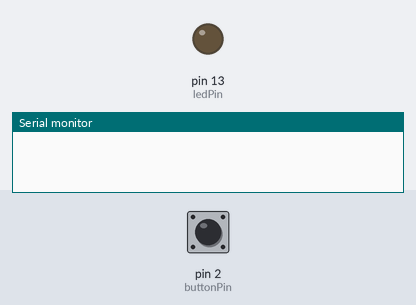
Bench run of a sketch on a simulated Arduino Uno, built with avr-gcc and run on an emulated ATmega328P. Shown: output pins drawn as LEDs (lit = HIGH), the last lines printed to the serial monitor. Dashed ring = blinking. The inputs (shaded band) are chosen by the test bench; at power-on: pin 2 (buttonPin) LOW.

Above: at 1.2 s.
1.3 s: pin 2 (buttonPin) pulled HIGH for 0.15 s
At 2.4 s:
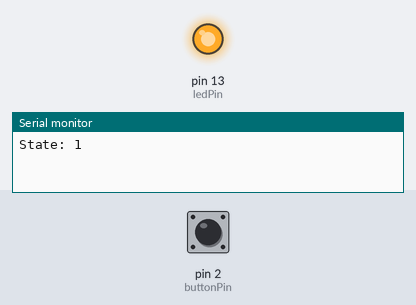
3.0 s: pin 2 (buttonPin) pulled HIGH for 1 s
At 3.45 s:
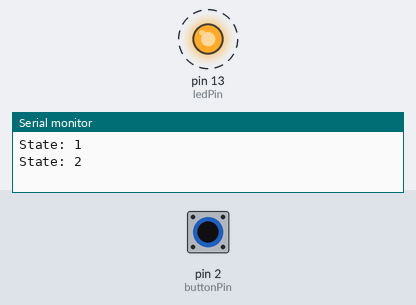
6.0 s: pin 2 (buttonPin) pulled HIGH for 3.2 s
At 6.0 s:
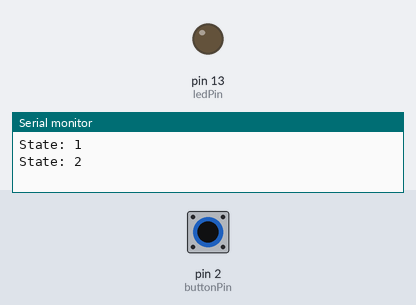
Timing chart, 0 to 9.0 s (numbered marks = the images above; inputs shaded):
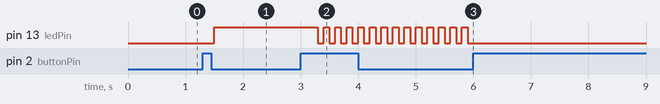

Measured:
- after the input at 1.3 s, pin 13 (ledPin): LOW → HIGH after 0.20 s
- after the input at 3.0 s, pin 13 (ledPin): alternates HIGH for 0.10 s and LOW for 0.10 s, starting after 0.30 s
- after the input at 6.0 s, pin 13 (ledPin): stops changing and stays LOW

The sketch:

OneButtonMan.ino
```cpp
const int buttonPin = 2;     // Button input pin
const int ledPin = 13;       // LED output pin

int buttonState;
int lastButtonState = LOW;   // Start LOW for pull-down circuit so LOW= 0, HIGH= 1;
int state = 0;               // Tracks button press count (mode)

int AvailableSettings= 2;

void setup() {
  // put your setup code here, to run once:
pinMode(buttonPin,INPUT);         // button taking information
pinMode(ledPin,OUTPUT);                    // output the led light
Serial.begin(9600);  // enable text command or message on serial monitor
}

void loop() {
  // put your main code here, to run repeatedly:
buttonState = digitalRead(buttonPin);  // reading input  HIGH OR LOW

 if (buttonState == HIGH && lastButtonState == LOW) {
    state++;  // avoid multiply true statement when holding a button switch.
    if (state > AvailableSettings)
     {
        state = 0;                          // Wrap around to first state

    }                             // Cycle through states
    Serial.print("State: ");
    Serial.println(state);
    delay(200); // simple debounce delay
  }

  lastButtonState = buttonState;
  switch (state) {                              // switch is more recommended for int datatype
    case 0:
      digitalWrite(ledPin, LOW);
      break;
    case 1:
      digitalWrite(ledPin, HIGH);
      break;
    case 2:
      digitalWrite(ledPin, HIGH);
      delay(100);
      digitalWrite(ledPin, LOW);
      delay(100);
      break;
  }                                    // Update Last button, so the cycle works like this: first cycle non input => lastbutton will also be false during the update
}
```
